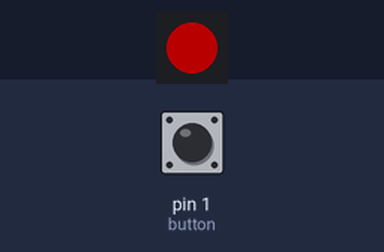
The sketch below on a simulated Arduino Uno, built with avr-gcc and run on an emulated ATmega328P. On the bench: 1 RGB LEDs in strip order, left to right. The inputs (shaded band) are chosen by the test bench; at power-on: pin 1 (button) HIGH. Dim RGB values are drawn brighter than linear.

Above: at 1.2 s.
1.3 s: pin 1 (button) pulled LOW for 0.15 s
At 1.4 s:
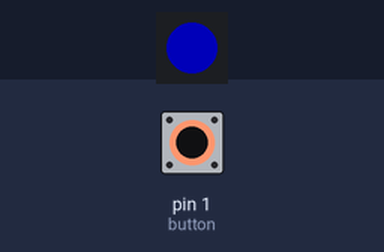
3.0 s: pin 1 (button) pulled LOW for 3.2 s
At 7.6 s:
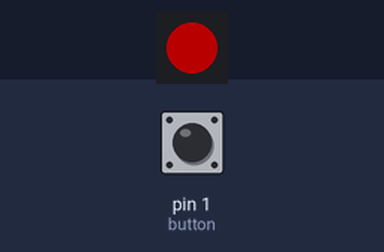
Timing chart, 0 to 9.1 s (numbered marks = the images above; inputs shaded):
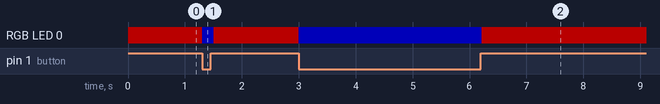

The sketch:

led_85.ino
```cpp
#include <FastLED.h>

#define LED_PIN     3
#define NUM_LEDS    1

const int button = 1;
int button_state = LOW;
CRGB leds[NUM_LEDS];

void setup() {
  pinMode(button, INPUT_PULLUP);
  FastLED.addLeds<WS2812, LED_PIN, GRB>(leds, NUM_LEDS);
  FastLED.setBrightness(70);
}

void loop() {
  button_state = digitalRead(button);
  if (!button_state){
    leds[0] = CRGB(0, 0, 255);
    FastLED.show();
    delay(100);
  }
  else{
    leds[0] = CRGB(255, 0, 0);
    FastLED.show();
  }
}
```

Measured:
- after the input at 1.3 s, RGB LED 0: RGB(70, 0, 0) → RGB(0, 0, 70) at once, → RGB(70, 0, 0) 0.20 s later
- after the input at 3.0 s, RGB LED 0: RGB(70, 0, 0) → RGB(0, 0, 70) at once, → RGB(70, 0, 0) 3.2 s later
